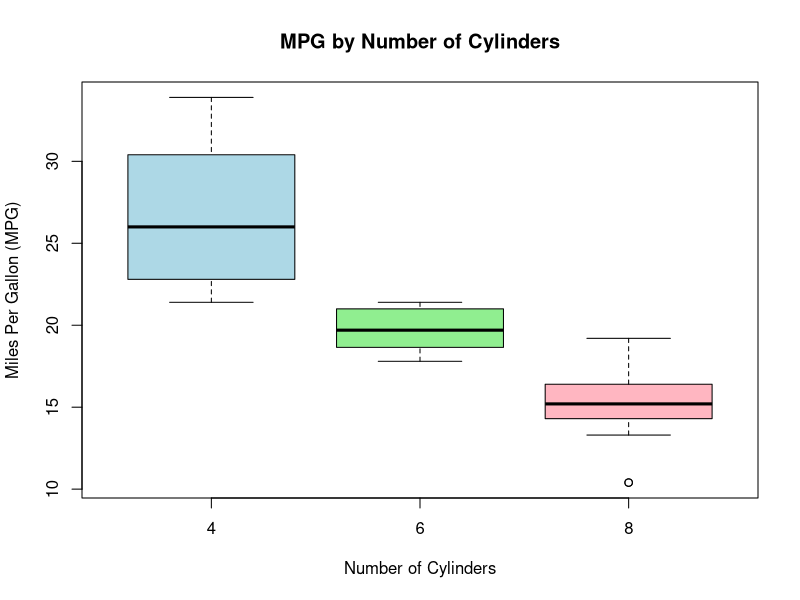

This chart was generated by the following R code:
# Boxplot using mtcars
data(mtcars)

# Convert cylinders into a categorical variable
mtcars$cyl <- factor(mtcars$cyl)

# Boxplot
boxplot(mpg ~ cyl,
        data = mtcars,
        main = "MPG by Number of Cylinders",
        xlab = "Number of Cylinders",
        ylab = "Miles Per Gallon (MPG)",
        col = c("lightblue", "lightgreen", "lightpink"))
